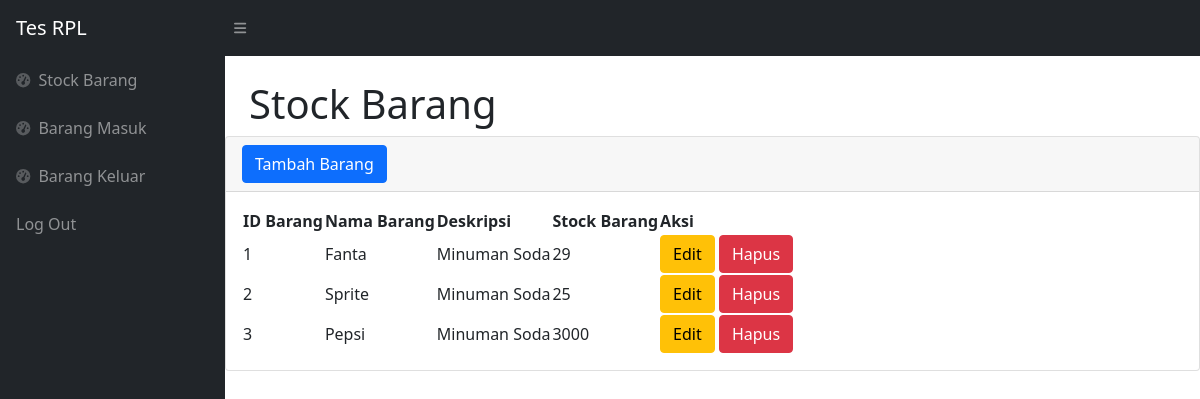
/tesStockBarang/index.php (signed in), run on an earlier commit of the app's database.
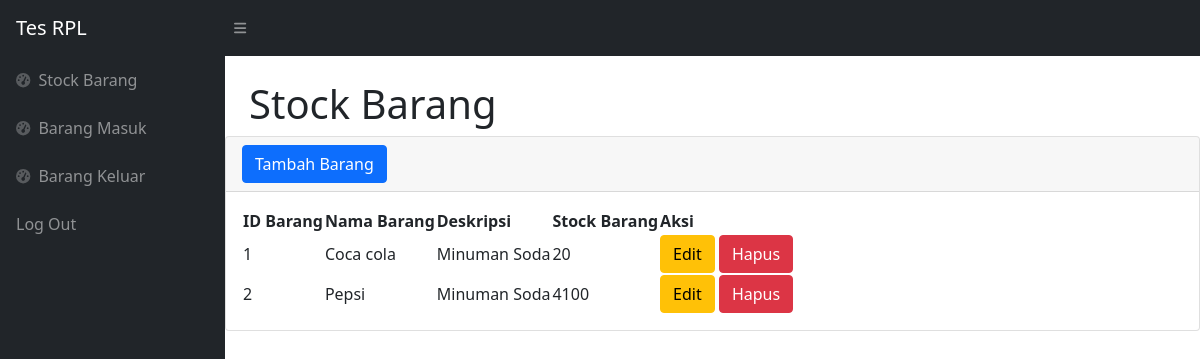
And on a later commit of the database.
### tables this page shows
CREATE TABLE `stock` (
  `idbarang` int(11) NOT NULL,
  `namabarang` varchar(25) NOT NULL,
  `deskripsi` varchar(25) NOT NULL,
  `stockbarang` int(11) NOT NULL
);

### tesStockBarang/index.php (the view, shortened to what this page needs)
<?php
require "function.php";
?>
<!DOCTYPE html>
<html lang="en">
<head>
    <link href="https://cdn.jsdelivr.net/npm/simple-datatables@latest/dist/style.css" rel="stylesheet" />
    <link href="css/styles.css" rel="stylesheet" />
</head>
<body class="sb-nav-fixed">
    <nav class="sb-topnav navbar navbar-expand navbar-dark bg-dark">
        <a class="navbar-brand ps-3" href="index.php">Tes RPL</a>
        <button class="btn btn-link btn-sm order-1 order-lg-0 me-4 me-lg-0" id="sidebarToggle" href="#!"><i
                class="fas fa-bars"></i></button>
    </nav>
    <div id="layoutSidenav">
        <div id="layoutSidenav_nav">
            <nav class="sb-sidenav accordion sb-sidenav-dark" id="sidenavAccordion">
                <div class="sb-sidenav-menu">
                    <div class="nav">
                        <a class="nav-link" href="index.php">
                            <div class="sb-nav-link-icon"><i class="fas fa-tachometer-alt"></i></div>
                            Stock Barang
                        </a>
                        <a class="nav-link" href="masuk.php">
                            <div class="sb-nav-link-icon"><i class="fas fa-tachometer-alt"></i></div>
                            Barang Masuk
                        </a>
                        <a class="nav-link" href="keluar.php">
                            <div class="sb-nav-link-icon"><i class="fas fa-tachometer-alt"></i></div>
                            Barang Keluar
                        </a>
                        <a class="nav-link" href="logout.php">
                            Log Out
                        </a>
                    </div>
            </nav>
        </div>
        <div id="layoutSidenav_content">
            <main>
                <div class="container-fluid px-4">
                    <h1 class="mt-4">Stock Barang</h1>
                </div>
                <div class="card mb-4">
                    <div class="card-header">
                        <button type="button" class="btn btn-primary" data-bs-toggle="modal" data-bs-target="#myModal">
                            Tambah Barang
                        </button>
                    </div>
                    <div class="card-body">
                        <table id="datatablesSimple">
                            <thead>
                                <tr>
                                    <th>ID Barang</th>
                                    <th>Nama Barang</th>
                                    <th>Deskripsi</th>
                                    <th>Stock Barang</th>
                                    <th>Aksi</th>
                                </tr>
                            </thead>
                            <tbody>
                                <?php
                                    $i=1;
                                    $ambilsemuastock = mysqli_query($conn,"select * from stock");
                                    while($data = mysqli_fetch_array($ambilsemuastock)){
                                        $namabarang = $data['namabarang'];
                                        $deskripsi = $data['deskripsi'];
                                        $stockbarang = $data['stockbarang'];
                                        $idb = $data['idbarang'];
                                ?>
                                <tr>
                                    <td> <?=$i++;?> </td>
                                    <td> <?=$namabarang;?> </td>
                                    <td> <?=$deskripsi;?> </td>
                                    <td> <?=$stockbarang;?> </td>
                                    <td>
                                    <button type="button" class="btn btn-warning" data-bs-toggle="modal" data-bs-target="#edit<?=$idb;?>">
                                        Edit
                                    </button>
                                    <button type="button" class="btn btn-danger" data-bs-toggle="modal" data-bs-target="#delete<?=$idb;?>">
                                        Hapus
                                    </button>
                                    </td>
                                </tr>
                                <?php
                                        };
                                ?>
                            </tbody>
                        </table>
                    </div>
                </div>
        </div>
    </div>
</body>
</html>

What changed in the data, as far as the page shows it:
removed stock: namabarang "Sprite", deskripsi "Minuman Soda", stockbarang "25"
changed stock: namabarang "Fanta" → "Coca cola"; stockbarang "29" → "20"
changed stock "Pepsi": stockbarang "3000" → "4100"
